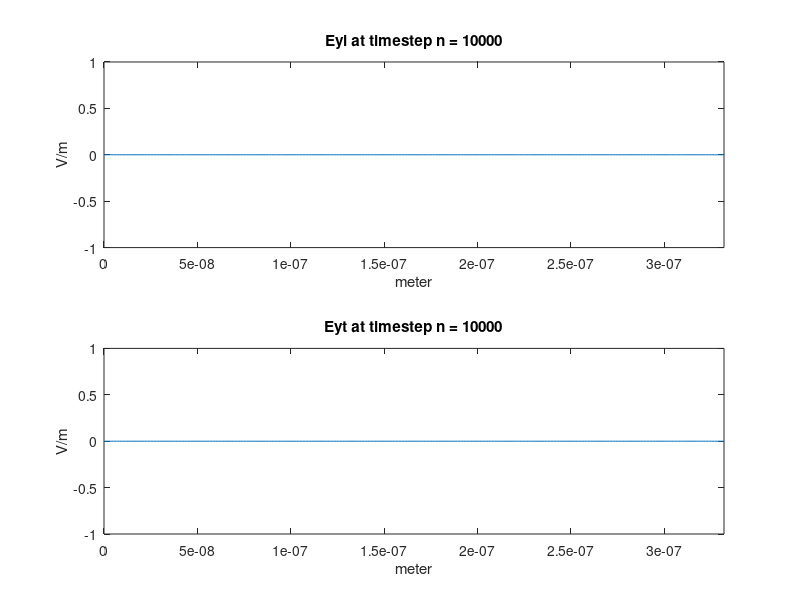
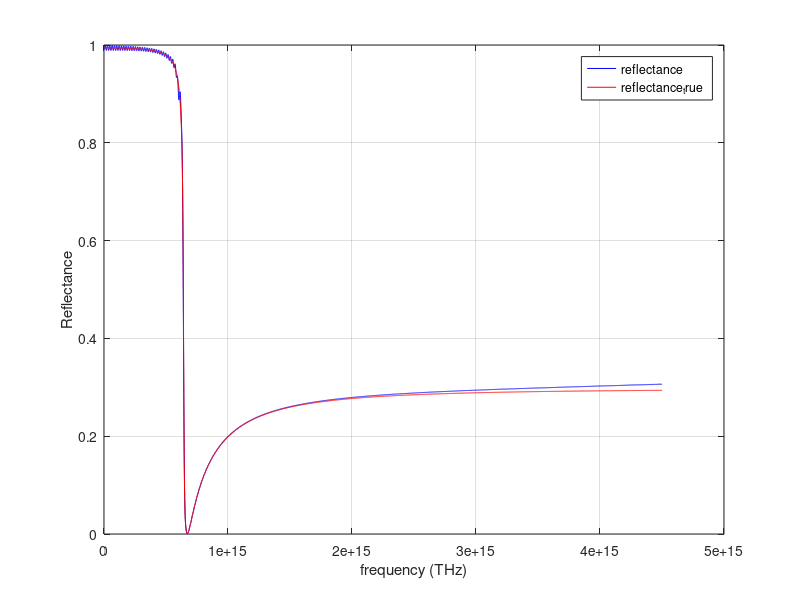
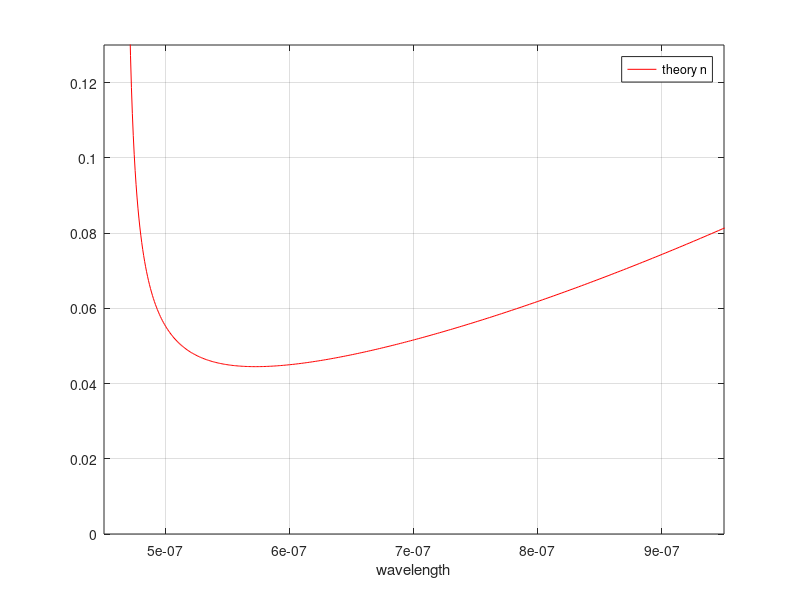
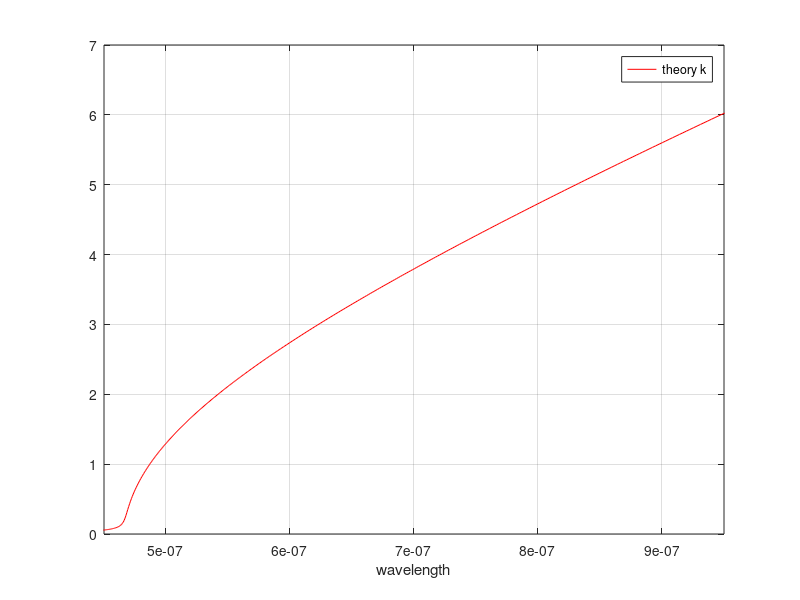

The MATLAB script that drew these images, in order:
clc;
clear all;
close all;

nx=201;
dx=1.66e-9;
ep=8.854187817*1e-12;
mu=4*pi*1e-7;
c=1/sqrt(ep*mu);
S=1;   % Courant stability
dt=S*dx/c;
k=sqrt(mu/ep);
iL=15;
iR=nx-15;

Eyi=zeros(nx,1);
Hzi=zeros(nx-1,1);
Ey=zeros(nx,1);
Hz=zeros(nx-1,1);
eparray=ep*ones(nx,1);
muarray=mu*ones(nx-1,1);
conductivityE=zeros(nx,1);
conductivityH=zeros(nx-1,1);

Cai=(1 - (dt*conductivityE./(2*eparray))) ./(1 + dt*conductivityE./(2*eparray));
Cbi=(dt ./ (eparray))                     ./(1 + dt*conductivityE./(2*eparray));
Dai=(1 - (dt*conductivityH./(2*muarray))) ./(1 + dt*conductivityH./(2*muarray));
Dbi=(dt ./ (muarray))                     ./(1 + dt*conductivityH./(2*muarray));

%--------------------------------------------------------CPML
d=10;
psi_EyiL=zeros(d,1);
psi_HziL=zeros(d,1);
psi_EyiR=zeros(d,1);
psi_HziR=zeros(d,1);

psi_EyL=zeros(d,1);
psi_HzL=zeros(d,1);
psi_EyR=zeros(d,1);
psi_HzR=zeros(d,1);

m=3.5;
cm=(0.8*(m+1))/(k*dx);  % conductivity maximum value
%cm=0.7*(m+1)/(150*pi*dx);
mL_H_=(d:-1:1)';
mL_E_=(d-0.5:-1:0.5)';
segmaH_L=cm*((mL_H_./d).^m);
segmaE_L=cm*((mL_E_./d).^m);


km=1.1;   % kapa maximun
kapaH_L=1+(km-1)*((mL_H_./d).^m);
kapaE_L=1+(km-1)*((mL_E_./d).^m);

kapaH_R=wrev(kapaH_L);
kapaE_R=wrev(kapaE_L);


am=0.1;   % a maximun
ma=1;
aH_L=am*((1-(mL_H_./d)).^ma);
aE_L=am*((1-(mL_E_./d)).^ma);


bh_L=exp(-((segmaH_L./kapaH_L)+aH_L)*(dt/ep));
bh_R=wrev(bh_L);

be_L=exp(-((segmaE_L./kapaE_L)+aE_L)*(dt/ep));
be_R=wrev(be_L);


ch_L=((segmaH_L./kapaH_L)./(segmaH_L+(aH_L.*kapaH_L))).*(bh_L-1);
ch_R=wrev(ch_L);

ce_L=((segmaE_L./kapaE_L)./(segmaE_L+(aE_L.*kapaE_L))).*(be_L-1);
ce_R=wrev(ce_L);
%--------------------------------------------------------CPML


%-----------------------Drude model
freq = 0:1e12:4500e12;
omega = 2*pi*freq;

charge_e = 1.60217646*1e-19;         % 1ev = 1.60217646*1e-19 Joul
mass_e  = 9.10938188*1e-31;          % mass of electron

r_p=zeros(nx,1);
J_p=zeros(nx,1);
omega_p=zeros(nx,1);


r_p_value=2*pi*6.46e12;
omega_p_value=2*pi*2.183e15;
%omega_p_value=charge_e*sqrt(5.9e28/((0.642*mass_e)*ep));

r_p(nx/2:nx,1)=r_p_value;
omega_p(nx/2:nx,1)=omega_p_value;
ep_=11.575;

eparray(nx/2:nx,1)=ep_*ep;

k_p    = (1-r_p*dt/2)       ./ (1+r_p*dt/2);
beta_p = (omega_p.^2*ep*dt/2) ./ (1+r_p*dt/2);



%-----------------------Drude model
%-----------------------Drude model test
epr  = 1;   % incident

epr1 = ep_ - omega_p_value^2             ./         (omega.^2 + r_p_value^2) ;   % Drude model(real part)    epr1 = ep_ - omega_p^2 ./ (omega.^2 + r_p^2)
epr2 =       omega_p_value^2 * r_p_value ./ (omega.*(omega.^2 + r_p_value^2));   % Drude model(image part)   epr2 = omega_p^2 * r_p ./ (omega.*(omega.^2 + r_p^2))

n = real(sqrt(epr1 + 1i*epr2));
k = imag(sqrt(epr1 + 1i*epr2));
reflectance_true = abs( ((n+1i*k) - sqrt(epr)) ./ ((n+1i*k) + sqrt(epr)) ).^2;

nfreq = length(freq);   
Eyiphasor = zeros(1,nfreq);
Eyrphasor = zeros(1,nfreq);
%-----------------------Drude model test


Ca=(2*eparray - dt*beta_p - conductivityE*dt) ./ (2*eparray + dt*beta_p + conductivityE*dt);
Cb=(2*dt)                                     ./ (2*eparray + dt*beta_p + conductivityE*dt);
Da=(1-(dt*conductivityH./(2*muarray)))        ./ (1+ dt*conductivityH./(2*muarray));
Db=(dt./(muarray))                            ./ (1+ dt*conductivityH./(2*muarray));



E=1;   % amplitude of Gaussian pulse
f_wing=2250e12;
sigma=3/(2*pi*f_wing);
m=4*sigma;
f_center=2250e12;



for t=1:10000
    
    %-----------------------incident
    psi_HziL = bh_L .* psi_HziL + ch_L .* (Eyi(2:d+1)   - Eyi(1:d))     / dx;   % Left
    psi_HziR = bh_R .* psi_HziR + ch_R .* (Eyi(nx-d+1:nx) - Eyi(nx-d:nx-1)) / dx;   % Right
    
    Hzi(1:d)       = Dai(1:d)       .* Hzi(1:d)       - Dbi(1:d)       .* (Eyi(2:d+1)   - Eyi(1:d))      ./ (kapaH_L * dx);   % Left
    Hzi(d+1:nx-d-1) = Dai(d+1:nx-d-1) .* Hzi(d+1:nx-d-1) - Dbi(d+1:nx-d-1) .* (Eyi(d+2:nx-d) - Eyi(d+1:nx-d-1)) /dx;   % Middle
    Hzi(nx-d:nx-1)   = Dai(nx-d:nx-1)   .* Hzi(nx-d:nx-1)   - Dbi(nx-d:nx-1)   .* (Eyi(nx-d+1:nx) - Eyi(nx-d:nx-1))  ./ (kapaH_R * dx);   % Right
    
    Hzi(1:d)     = Hzi(1:d)     - Dbi(1:d)     .* psi_HziL;   % Left
    Hzi(nx-d:nx-1) = Hzi(nx-d:nx-1) - Dbi(nx-d:nx-1) .* psi_HziR;   % Right
    
    
    
    psi_EyiL = be_L .* psi_EyiL + ce_L .* (Hzi(2:d+1) - Hzi(1:d))         / dx;   % Left
    psi_EyiR = be_R .* psi_EyiR + ce_R .* (Hzi(nx-d:nx-1) - Hzi(nx-d-1:nx-2)) / dx;   % Right
    
    Eyi(2:d+1)     = Cai(2:d+1)     .* Eyi(2:d+1)     - Cbi(2:d+1)     .* (Hzi(2:d+1)     - Hzi(1:d))       ./ (kapaE_L * dx);   % Left
    Eyi(d+2:nx-d-1) = Cai(d+2:nx-d-1) .* Eyi(d+2:nx-d-1) - Cbi(d+2:nx-d-1) .* (Hzi(d+2:nx-d-1) - Hzi(d+1:nx-d-2))  /dx;   % Middle
    Eyi(nx-d:nx-1)   = Cai(nx-d:nx-1)   .* Eyi(nx-d:nx-1)   - Cbi(nx-d:nx-1)   .* (Hzi(nx-d:nx-1)   - Hzi(nx-d-1:nx-2)) ./ (kapaE_R * dx);   % Right
    
    Eyi(2:d+1)   = Eyi(2:d+1)   - Cbi(2:d+1)   .* psi_EyiL;   % Left
    Eyi(nx-d:nx-1) = Eyi(nx-d:nx-1) - Cbi(nx-d:nx-1) .* psi_EyiR;   % Right
    %-----------------------incident
    
    
    
    
    
    
    %-----------------------TF/SF
    psi_HzL = bh_L .* psi_HzL + ch_L .* (Ey(2:d+1)   - Ey(1:d))     / dx;   % Left
    psi_HzR = bh_R .* psi_HzR + ch_R .* (Ey(nx-d+1:nx) - Ey(nx-d:nx-1)) / dx;   % Right
    
    Hz(1:d)       = Da(1:d)       .* Hz(1:d)       - Db(1:d)       .* (Ey(2:d+1)   - Ey(1:d))      ./ (kapaH_L * dx);   % Left
    Hz(d+1:nx-d-1) = Da(d+1:nx-d-1) .* Hz(d+1:nx-d-1) - Db(d+1:nx-d-1) .* (Ey(d+2:nx-d) - Ey(d+1:nx-d-1)) / dx;   % Middle
    Hz(nx-d:nx-1)   = Da(nx-d:nx-1)   .* Hz(nx-d:nx-1)   - Db(nx-d:nx-1)   .* (Ey(nx-d+1:nx) - Ey(nx-d:nx-1))  ./ (kapaH_R * dx);   % Right
    
    Hz(1:d)     = Hz(1:d)     - Db(1:d)     .* psi_HzL;   % Left
    Hz(nx-d:nx-1) = Hz(nx-d:nx-1) - Db(nx-d:nx-1) .* psi_HzR;   % Right
    
    
    
    Ey_temp = Ey;
    
    psi_EyL = be_L .* psi_EyL + ce_L .* (Hz(2:d+1) - Hz(1:d))         / dx;   % Left
    psi_EyR = be_R .* psi_EyR + ce_R .* (Hz(nx-d:nx-1) - Hz(nx-d-1:nx-2)) / dx;   % Right
    
    Ey(2:d+1)     = Ca(2:d+1)     .* Ey(2:d+1)     - Cb(2:d+1)     .* ((Hz(2:d+1)     - Hz(1:d))       ./ (kapaE_L * dx) + (1/2)*(1+k_p(2:d+1))    .*J_p(2:d+1));   % Left
    Ey(d+2:nx-d-1) = Ca(d+2:nx-d-1) .* Ey(d+2:nx-d-1) - Cb(d+2:nx-d-1) .* ((Hz(d+2:nx-d-1) - Hz(d+1:nx-d-2))  / dx             + (1/2)*(1+k_p(d+2:nx-d-1)).*J_p(d+2:nx-d-1));   % Middle
    Ey(nx-d:nx-1)   = Ca(nx-d:nx-1)   .* Ey(nx-d:nx-1)   - Cb(nx-d:nx-1)   .* ((Hz(nx-d:nx-1)   - Hz(nx-d-1:nx-2)) ./ (kapaE_R * dx) + (1/2)*(1+k_p(nx-d:nx-1))  .*J_p(nx-d:nx-1));   % Right
    
    Ey(2:d+1)   = Ey(2:d+1)   - Cb(2:d+1)   .* psi_EyL;   % Left
    Ey(nx-d:nx-1) = Ey(nx-d:nx-1) - Cb(nx-d:nx-1) .* psi_EyR;   % Right
    
    J_p = k_p .* J_p + beta_p .* (Ey+Ey_temp);
    %-----------------------TF/SF
    
    
    
    
    
    
    Hz(iL-1) = Dai(iL-1) * Hz(iL-1) + Dbi(iL-1) * Eyi(iL)   / dx;   % left side of TF/SF interface
    Ey(iL)   = Cai(iL)   * Ey(iL)   + Cbi(iL)   * Hzi(iL-1) / dx;   % left side of TF/SF interface   
    
    
    
    
    Eyi(12) = E*exp(-(t*dt-m)^2/(2*(sigma)^2))*(cos(2*pi*f_center*(t*dt-m)));
    
    
    %-----------------------DFT
    kernelE = exp(-1j*omega*t*dt); 
    
    Eyiphasor = Eyiphasor + Eyi(12)*kernelE; 
    
    Eyrphasor = Eyrphasor + Ey(12)*kernelE;
    %-----------------------DFT
    
    
    
    if mod(t,100) == 0
        
        subplot(2,1,1) 
        plot(0:dx:(nx-1)*dx,Eyi);
        axis([0 (nx-1)*dx -1 1]); 
        xlabel('meter'); 
        ylabel('V/m'); 
        title(['Eyi at timestep n = ', num2str(t)]);      
        
        subplot(2,1,2)   
        plot(0:dx:(nx-1)*dx,Ey);
        axis([0 (nx-1)*dx -1 1]);   
        xlabel('meter'); 
        ylabel('V/m'); 
        title(['Eyt at timestep n = ', num2str(t)]); 
        
        drawnow;
        
    end
        
end


reflectance = (abs(Eyrphasor./Eyiphasor)).^2;


figure(2)
plot(freq,reflectance,'b',freq,reflectance_true,'r')
xlabel('frequency (THz)')
ylabel('Reflectance')
legend('reflectance','reflectance_true')
grid on

figure(3)
plot(c./freq,n,'r')
axis([0.45e-6 0.95e-6 0 0.13])
xlabel('wavelength')
%ylabel('')
legend('theory n','n')
grid on

figure(4)
plot(c./freq,k,'r')
axis([0.45e-6 0.95e-6 0 7])
xlabel('wavelength')
%ylabel('')
legend('theory k','k')
grid on
